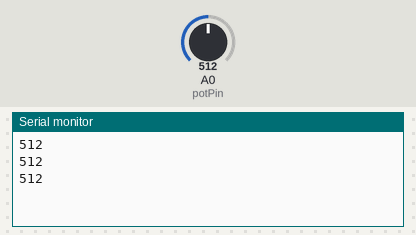
A sketch run on a simulated Arduino Uno, built with avr-gcc and run on an emulated ATmega328P. On the bench: the last lines printed to the serial monitor. The test bench sets the inputs (shaded band); at power-on: A0 (potPin) = 512.

Above: at 1.3 s.
1.4 s: A0 (potPin) set to 716
At 1.9 s:
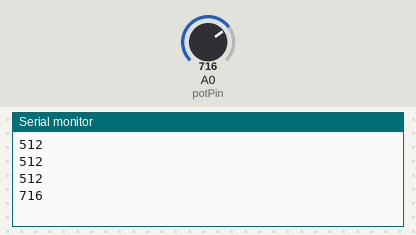
2.9 s: A0 (potPin) set to 900
At 3.4 s:
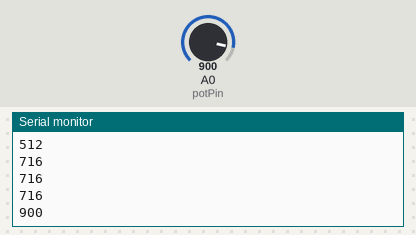
Timing chart, 0 to 5.9 s (numbered marks = the images above; inputs shaded):
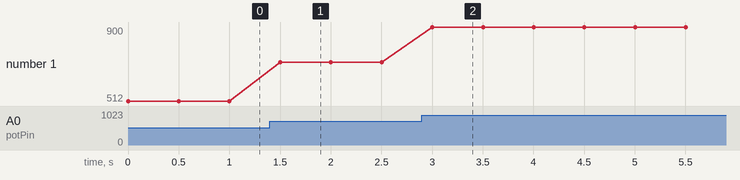

Measured:
- after the input at 1.4 s, the serial monitor: prints a new line after 0.10 s (image 1)
- after the input at 2.9 s, the serial monitor: prints a new line after 0.10 s (image 2)
- plotted number 1: 512 → 716 after the input at 1.4 s, 716 → 900 after the input at 2.9 s

The sketch:

Example3_read_analog_potentiometer.ino
```cpp
int potPin = 0;
int val = 0;

void setup() {
  pinMode(potPin, INPUT);
  Serial.begin(9600);
}
void loop() {
  val = analogRead(potPin);
  Serial.println(val);
  delay(500);
}
```
